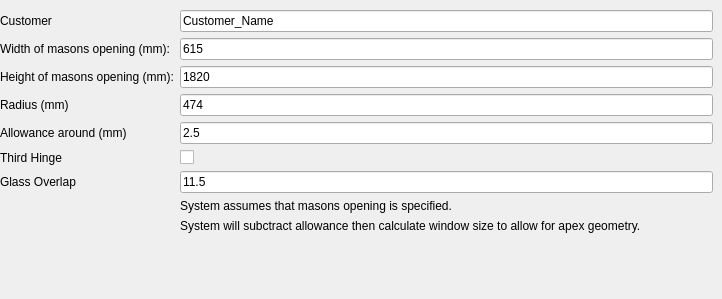
   <widget class="QWidget" name="tab_2">
    <attribute name="title">
     <string>Masons opening</string>
    </attribute>
    <widget class="QWidget" name="formLayoutWidget_9">
     <property name="geometry">
      <rect>
       <x>0</x>
       <y>10</y>
       <width>713</width>
       <height>280</height>
      </rect>
     </property>
     <layout class="QFormLayout" name="formLayout_9">
      <property name="fieldGrowthPolicy">
       <enum>QFormLayout::AllNonFixedFieldsGrow</enum>
      </property>
      <item row="1" column="0">
       <widget class="QLabel" name="Customer">
        <property name="text">
         <string>Customer</string>
        </property>
       </widget>
      </item>
      <item row="1" column="1">
       <widget class="QLineEdit" name="CustomerName">
        <property name="text">
         <string>Customer_Name</string>
        </property>
       </widget>
      </item>
      <item row="2" column="0">
       <widget class="QLabel" name="label">
        <property name="toolTip">
         <string comment="Width of masons opening"/>
        </property>
        <property name="text">
         <string>Width of masons opening (mm):</string>
        </property>
       </widget>
      </item>
      <item row="2" column="1">
       <widget class="QLineEdit" name="MasonsOpeningWidth">
        <property name="toolTip">
         <string extracomment="Width of masons opening"/>
        </property>
        <property name="text">
         <string>615</string>
        </property>
       </widget>
      </item>
      <item row="3" column="0">
       <widget class="QLabel" name="label">
        <property name="toolTip">
         <string comment="Height of masons opening"/>
        </property>
        <property name="text">
         <string>Height of masons opening (mm):</string>
        </property>
       </widget>
      </item>
      <item row="3" column="1">
       <widget class="QLineEdit" name="MasonsOpeningHeight">
        <property name="toolTip">
         <string comment="Height of masons opening"/>
        </property>
        <property name="text">
         <string>1820</string>
        </property>
       </widget>
      </item>
      <item row="4" column="0">
       <widget class="QLabel" name="label_47">
        <property name="text">
         <string>Radius (mm)</string>
        </property>
       </widget>
      </item>
      <item row="4" column="1">
       <widget class="QLineEdit" name="Radius">
        <property name="text">
         <string>474</string>
        </property>
       </widget>
      </item>
      <item row="7" column="0">
       <widget class="QLabel" name="label_48">
        <property name="text">
         <string>Allowance around (mm)</string>
        </property>
       </widget>
      </item>
      <item row="7" column="1">
       <widget class="QLineEdit" name="Allowance">
        <property name="text">
         <string>2.5</string>
        </property>
       </widget>
      </item>
      <item row="8" column="0">
       <widget class="QLabel" name="label_64">
        <property name="text">
         <string>Third Hinge</string>
        </property>
       </widget>
      </item>
      <item row="8" column="1">
       <widget class="QCheckBox" name="ThirdHinge">
        <property name="text">
         <string/>
        </property>
        <property name="checked">
         <bool>false</bool>
        </property>
       </widget>
      </item>
      <item row="9" column="0">
       <widget class="QLabel" name="label_65">
        <property name="text">
         <string>Glass Overlap</string>
        </property>
       </widget>
      </item>
      <item row="9" column="1">
       <widget class="QLineEdit" name="GlassOverlap">
        <property name="text">
         <string>11.5</string>
        </property>
       </widget>
      </item>
      <item row="10" column="1">
       <widget class="QLabel" name="label_68">
        <property name="text">
         <string>System assumes that masons opening is specified. </string>
        </property>
       </widget>
      </item>
      <item row="11" column="1">
       <widget class="QLabel" name="label_69">
        <property name="text">
         <string>System will subctract allowance then calculate window size to allow for apex geometry.</string>
        </property>
       </widget>
      </item>
     </layout>
    </widget>
   </widget>
